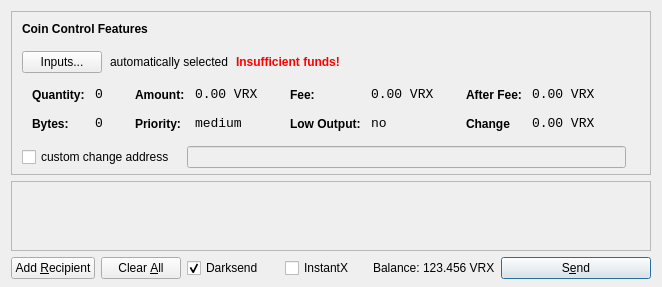
<?xml version="1.0" encoding="UTF-8"?>
<ui version="4.0">
 <class>SendCoinsDialog</class>
 <widget class="QDialog" name="SendCoinsDialog">
  <property name="geometry">
   <rect>
    <x>0</x>
    <y>0</y>
    <width>150</width>
    <height>100</height>
   </rect>
  </property>
  <property name="windowTitle">
   <string>Send Coins</string>
  </property>
  <layout class="QVBoxLayout" name="verticalLayout" stretch="0,1,0">
   <property name="bottomMargin">
    <number>8</number>
   </property>
   <item>
    <widget class="QFrame" name="frameCoinControl">
     <property name="sizePolicy">
      <sizepolicy hsizetype="Expanding" vsizetype="Expanding">
       <horstretch>0</horstretch>
       <verstretch>0</verstretch>
      </sizepolicy>
     </property>
     <property name="maximumSize">
      <size>
       <width>16777215</width>
       <height>16777215</height>
      </size>
     </property>
     <property name="frameShape">
      <enum>QFrame::StyledPanel</enum>
     </property>
     <property name="frameShadow">
      <enum>QFrame::Sunken</enum>
     </property>
     <layout class="QVBoxLayout" name="verticalLayoutCoinControl2">
      <property name="spacing">
       <number>-1</number>
      </property>
      <property name="leftMargin">
       <number>0</number>
      </property>
      <property name="topMargin">
       <number>0</number>
      </property>
      <property name="rightMargin">
       <number>0</number>
      </property>
      <property name="bottomMargin">
       <number>6</number>
      </property>
      <item>
       <layout class="QVBoxLayout" name="verticalLayoutCoinControl" stretch="0,0,0,0,1">
        <property name="spacing">
         <number>0</number>
        </property>
        <property name="leftMargin">
         <number>10</number>
        </property>
        <property name="topMargin">
         <number>10</number>
        </property>
        <item>
         <layout class="QHBoxLayout" name="horizontalLayoutCoinControl1">
          <property name="bottomMargin">
           <number>15</number>
          </property>
          <item>
           <widget class="QLabel" name="labelCoinControlFeatures">
            <property name="sizePolicy">
             <sizepolicy hsizetype="Preferred" vsizetype="Maximum">
              <horstretch>0</horstretch>
              <verstretch>0</verstretch>
             </sizepolicy>
            </property>
            <property name="font">
             <font>
              <weight>75</weight>
              <bold>true</bold>
             </font>
            </property>
            <property name="styleSheet">
             <string notr="true">font-weight:bold;</string>
            </property>
            <property name="text">
             <string>Coin Control Features</string>
            </property>
           </widget>
          </item>
         </layout>
        </item>
        <item>
         <layout class="QHBoxLayout" name="horizontalLayoutCoinControl2" stretch="0,0,0,0">
          <property name="spacing">
           <number>8</number>
          </property>
          <property name="bottomMargin">
           <number>10</number>
          </property>
          <item>
           <widget class="QPushButton" name="pushButtonCoinControl">
            <property name="styleSheet">
             <string notr="true"/>
            </property>
            <property name="text">
             <string>Inputs...</string>
            </property>
           </widget>
          </item>
          <item>
           <widget class="QLabel" name="labelCoinControlAutomaticallySelected">
            <property name="text">
             <string>automatically selected</string>
            </property>
            <property name="margin">
             <number>5</number>
            </property>
           </widget>
          </item>
          <item>
           <widget class="QLabel" name="labelCoinControlInsuffFunds">
            <property name="font">
             <font>
              <weight>75</weight>
              <bold>true</bold>
             </font>
            </property>
            <property name="styleSheet">
             <string notr="true">color:red;font-weight:bold;</string>
            </property>
            <property name="text">
             <string>Insufficient funds!</string>
            </property>
            <property name="margin">
             <number>5</number>
            </property>
           </widget>
          </item>
          <item>
           <spacer name="horizontalSpacerCoinControl">
            <property name="orientation">
             <enum>Qt::Horizontal</enum>
            </property>
            <property name="sizeHint" stdset="0">
             <size>
              <width>40</width>
              <height>1</height>
             </size>
            </property>
           </spacer>
          </item>
         </layout>
        </item>
        <item>
         <widget class="QWidget" name="widgetCoinControl" native="true">
          <property name="sizePolicy">
           <sizepolicy hsizetype="Preferred" vsizetype="Preferred">
            <horstretch>0</horstretch>
            <verstretch>0</verstretch>
           </sizepolicy>
          </property>
          <property name="minimumSize">
           <size>
            <width>0</width>
            <height>0</height>
           </size>
          </property>
          <property name="styleSheet">
           <string notr="true"/>
          </property>
          <layout class="QHBoxLayout" name="horizontalLayoutCoinControl5">
           <property name="margin">
            <number>0</number>
           </property>
           <item>
            <layout class="QHBoxLayout" name="horizontalLayoutCoinControl3" stretch="0,0,0,1">
             <property name="spacing">
              <number>20</number>
             </property>
             <property name="topMargin">
              <number>0</number>
             </property>
             <property name="bottomMargin">
              <number>10</number>
             </property>
             <item>
              <layout class="QFormLayout" name="formLayoutCoinControl1">
               <property name="horizontalSpacing">
                <number>10</number>
               </property>
               <property name="verticalSpacing">
                <number>14</number>
               </property>
               <property name="leftMargin">
                <number>10</number>
               </property>
               <property name="topMargin">
                <number>4</number>
               </property>
               <property name="rightMargin">
                <number>6</number>
               </property>
               <item row="0" column="0">
                <widget class="QLabel" name="labelCoinControlQuantityText">
                 <property name="styleSheet">
                  <string notr="true">font-weight:bold;</string>
                 </property>
                 <property name="text">
                  <string>Quantity:</string>
                 </property>
                 <property name="margin">
                  <number>0</number>
                 </property>
                </widget>
               </item>
               <item row="0" column="1">
                <widget class="QLabel" name="labelCoinControlQuantity">
                 <property name="font">
                  <font>
                   <family>Monospace</family>
                   <pointsize>10</pointsize>
                  </font>
                 </property>
                 <property name="cursor">
                  <cursorShape>IBeamCursor</cursorShape>
                 </property>
                 <property name="contextMenuPolicy">
                  <enum>Qt::ActionsContextMenu</enum>
                 </property>
                 <property name="text">
                  <string>0</string>
                 </property>
                 <property name="margin">
                  <number>0</number>
                 </property>
                 <property name="textInteractionFlags">
                  <set>Qt::LinksAccessibleByMouse|Qt::TextSelectableByKeyboard|Qt::TextSelectableByMouse</set>
                 </property>
                </widget>
               </item>
               <item row="1" column="0">
                <widget class="QLabel" name="labelCoinControlBytesText">
                 <property name="styleSheet">
                  <string notr="true">font-weight:bold;</string>
                 </property>
                 <property name="text">
                  <string>Bytes:</string>
                 </property>
                </widget>
               </item>
               <item row="1" column="1">
                <widget class="QLabel" name="labelCoinControlBytes">
                 <property name="font">
                  <font>
                   <family>Monospace</family>
                   <pointsize>10</pointsize>
                  </font>
                 </property>
                 <property name="cursor">
                  <cursorShape>IBeamCursor</cursorShape>
                 </property>
                 <property name="contextMenuPolicy">
                  <enum>Qt::ActionsContextMenu</enum>
                 </property>
                 <property name="text">
                  <string>0</string>
                 </property>
                 <property name="textInteractionFlags">
                  <set>Qt::LinksAccessibleByMouse|Qt::TextSelectableByKeyboard|Qt::TextSelectableByMouse</set>
                 </property>
                </widget>
               </item>
              </layout>
             </item>
             <item>
              <layout class="QFormLayout" name="formLayoutCoinControl2">
               <property name="horizontalSpacing">
                <number>10</number>
               </property>
               <property name="verticalSpacing">
                <number>14</number>
               </property>
               <property name="leftMargin">
                <number>6</number>
               </property>
               <property name="topMargin">
                <number>4</number>
               </property>
               <property name="rightMargin">
                <number>6</number>
               </property>
               <item row="0" column="0">
                <widget class="QLabel" name="labelCoinControlAmountText">
                 <property name="styleSheet">
                  <string notr="true">font-weight:bold;</string>
                 </property>
                 <property name="text">
                  <string>Amount:</string>
                 </property>
                 <property name="margin">
                  <number>0</number>
                 </property>
                </widget>
               </item>
               <item row="0" column="1">
                <widget class="QLabel" name="labelCoinControlAmount">
                 <property name="font">
                  <font>
                   <family>Monospace</family>
                   <pointsize>10</pointsize>
                  </font>
                 </property>
                 <property name="cursor">
                  <cursorShape>IBeamCursor</cursorShape>
                 </property>
                 <property name="contextMenuPolicy">
                  <enum>Qt::ActionsContextMenu</enum>
                 </property>
                 <property name="text">
                  <string>0.00 VRX</string>
                 </property>
                 <property name="textInteractionFlags">
                  <set>Qt::LinksAccessibleByMouse|Qt::TextSelectableByKeyboard|Qt::TextSelectableByMouse</set>
                 </property>
                </widget>
               </item>
               <item row="1" column="0">
                <widget class="QLabel" name="labelCoinControlPriorityText">
                 <property name="styleSheet">
                  <string notr="true">font-weight:bold;</string>
                 </property>
                 <property name="text">
                  <string>Priority:</string>
                 </property>
                </widget>
               </item>
               <item row="1" column="1">
                <widget class="QLabel" name="labelCoinControlPriority">
                 <property name="font">
                  <font>
                   <family>Monospace</family>
                   <pointsize>10</pointsize>
                  </font>
                 </property>
                 <property name="cursor">
                  <cursorShape>IBeamCursor</cursorShape>
                 </property>
                 <property name="contextMenuPolicy">
                  <enum>Qt::ActionsContextMenu</enum>
                 </property>
                 <property name="text">
                  <string>medium</string>
                 </property>
                 <property name="textInteractionFlags">
                  <set>Qt::LinksAccessibleByMouse|Qt::TextSelectableByKeyboard|Qt::TextSelectableByMouse</set>
                 </property>
                </widget>
               </item>
              </layout>
             </item>
             <item>
              <layout class="QFormLayout" name="formLayoutCoinControl3">
               <property name="horizontalSpacing">
                <number>10</number>
               </property>
               <property name="verticalSpacing">
                <number>14</number>
               </property>
               <property name="leftMargin">
                <number>6</number>
               </property>
               <property name="topMargin">
                <number>4</number>
               </property>
               <property name="rightMargin">
                <number>6</number>
               </property>
               <item row="0" column="0">
                <widget class="QLabel" name="labelCoinControlFeeText">
                 <property name="styleSheet">
                  <string notr="true">font-weight:bold;</string>
                 </property>
                 <property name="text">
                  <string>Fee:</string>
                 </property>
                 <property name="margin">
                  <number>0</number>
                 </property>
                </widget>
               </item>
               <item row="0" column="1">
                <widget class="QLabel" name="labelCoinControlFee">
                 <property name="font">
                  <font>
                   <family>Monospace</family>
                   <pointsize>10</pointsize>
                  </font>
                 </property>
                 <property name="cursor">
                  <cursorShape>IBeamCursor</cursorShape>
                 </property>
                 <property name="contextMenuPolicy">
                  <enum>Qt::ActionsContextMenu</enum>
                 </property>
                 <property name="text">
                  <string>0.00 VRX</string>
                 </property>
                 <property name="textInteractionFlags">
                  <set>Qt::LinksAccessibleByMouse|Qt::TextSelectableByKeyboard|Qt::TextSelectableByMouse</set>
                 </property>
                </widget>
               </item>
               <item row="1" column="0">
                <widget class="QLabel" name="labelCoinControlLowOutputText">
                 <property name="styleSheet">
                  <string notr="true">font-weight:bold;</string>
                 </property>
                 <property name="text">
                  <string>Low Output:</string>
                 </property>
                </widget>
               </item>
               <item row="1" column="1">
                <widget class="QLabel" name="labelCoinControlLowOutput">
                 <property name="font">
                  <font>
                   <family>Monospace</family>
                   <pointsize>10</pointsize>
                  </font>
                 </property>
                 <property name="cursor">
                  <cursorShape>IBeamCursor</cursorShape>
                 </property>
                 <property name="contextMenuPolicy">
                  <enum>Qt::ActionsContextMenu</enum>
                 </property>
                 <property name="text">
                  <string>no</string>
                 </property>
                 <property name="textInteractionFlags">
                  <set>Qt::LinksAccessibleByMouse|Qt::TextSelectableByKeyboard|Qt::TextSelectableByMouse</set>
                 </property>
                </widget>
               </item>
              </layout>
             </item>
             <item>
              <layout class="QFormLayout" name="formLayoutCoinControl4">
               <property name="horizontalSpacing">
                <number>10</number>
               </property>
               <property name="verticalSpacing">
                <number>14</number>
               </property>
               <property name="leftMargin">
                <number>6</number>
               </property>
               <property name="topMargin">
                <number>4</number>
               </property>
               <property name="rightMargin">
                <number>6</number>
               </property>
               <item row="0" column="0">
                <widget class="QLabel" name="labelCoinControlAfterFeeText">
                 <property name="styleSheet">
                  <string notr="true">font-weight:bold;</string>
                 </property>
                 <property name="text">
                  <string>After Fee:</string>
                 </property>
                 <property name="margin">
                  <number>0</number>
                 </property>
                </widget>
               </item>
               <item row="0" column="1">
                <widget class="QLabel" name="labelCoinControlAfterFee">
                 <property name="font">
                  <font>
                   <family>Monospace</family>
                   <pointsize>10</pointsize>
                  </font>
                 </property>
                 <property name="cursor">
                  <cursorShape>IBeamCursor</cursorShape>
                 </property>
                 <property name="contextMenuPolicy">
                  <enum>Qt::ActionsContextMenu</enum>
                 </property>
                 <property name="text">
                  <string>0.00 VRX</string>
                 </property>
                 <property name="textInteractionFlags">
                  <set>Qt::LinksAccessibleByMouse|Qt::TextSelectableByKeyboard|Qt::TextSelectableByMouse</set>
                 </property>
                </widget>
               </item>
               <item row="1" column="0">
                <widget class="QLabel" name="labelCoinControlChangeText">
                 <property name="styleSheet">
                  <string notr="true">font-weight:bold;</string>
                 </property>
                 <property name="text">
                  <string>Change</string>
                 </property>
                </widget>
               </item>
               <item row="1" column="1">
                <widget class="QLabel" name="labelCoinControlChange">
                 <property name="font">
                  <font>
                   <family>Monospace</family>
                   <pointsize>10</pointsize>
                  </font>
                 </property>
                 <property name="cursor">
                  <cursorShape>IBeamCursor</cursorShape>
                 </property>
                 <property name="contextMenuPolicy">
                  <enum>Qt::ActionsContextMenu</enum>
                 </property>
                 <property name="text">
                  <string>0.00 VRX</string>
                 </property>
                 <property name="textInteractionFlags">
                  <set>Qt::LinksAccessibleByMouse|Qt::TextSelectableByKeyboard|Qt::TextSelectableByMouse</set>
                 </property>
                </widget>
               </item>
              </layout>
             </item>
            </layout>
           </item>
          </layout>
         </widget>
        </item>
        <item>
         <layout class="QHBoxLayout" name="horizontalLayoutCoinControl4" stretch="0,0,0">
          <property name="spacing">
           <number>12</number>
          </property>
          <property name="sizeConstraint">
           <enum>QLayout::SetDefaultConstraint</enum>
          </property>
          <property name="topMargin">
           <number>5</number>
          </property>
          <property name="rightMargin">
           <number>5</number>
          </property>
          <item>
           <widget class="QCheckBox" name="checkBoxCoinControlChange">
            <property name="text">
             <string>custom change address</string>
            </property>
           </widget>
          </item>
          <item>
           <widget class="QLineEdit" name="lineEditCoinControlChange">
            <property name="enabled">
             <bool>false</bool>
            </property>
            <property name="sizePolicy">
             <sizepolicy hsizetype="Expanding" vsizetype="Fixed">
              <horstretch>0</horstretch>
              <verstretch>0</verstretch>
             </sizepolicy>
            </property>
           </widget>
          </item>
          <item>
           <widget class="QLabel" name="labelCoinControlChangeLabel">
            <property name="sizePolicy">
             <sizepolicy hsizetype="Preferred" vsizetype="Expanding">
              <horstretch>0</horstretch>
              <verstretch>0</verstretch>
             </sizepolicy>
            </property>
            <property name="minimumSize">
             <size>
              <width>0</width>
              <height>0</height>
             </size>
            </property>
            <property name="text">
             <string/>
            </property>
            <property name="margin">
             <number>3</number>
            </property>
           </widget>
          </item>
         </layout>
        </item>
        <item>
         <spacer name="verticalSpacerCoinControl">
          <property name="orientation">
           <enum>Qt::Vertical</enum>
          </property>
          <property name="sizeHint" stdset="0">
           <size>
            <width>100</width>
            <height>1</height>
           </size>
          </property>
         </spacer>
        </item>
       </layout>
      </item>
     </layout>
    </widget>
   </item>
   <item>
    <widget class="QScrollArea" name="scrollArea">
     <property name="widgetResizable">
      <bool>true</bool>
     </property>
     <widget class="QWidget" name="scrollAreaWidgetContents">
      <property name="geometry">
       <rect>
        <x>0</x>
        <y>0</y>
        <width>130</width>
        <height>165</height>
       </rect>
      </property>
      <layout class="QVBoxLayout" name="verticalLayout_2">
       <property name="margin">
        <number>0</number>
       </property>
       <item>
        <layout class="QVBoxLayout" name="entries">
         <property name="spacing">
          <number>6</number>
         </property>
        </layout>
       </item>
       <item>
        <spacer name="verticalSpacer">
         <property name="orientation">
          <enum>Qt::Vertical</enum>
         </property>
         <property name="sizeHint" stdset="0">
          <size>
           <width>20</width>
           <height>40</height>
          </size>
         </property>
        </spacer>
       </item>
      </layout>
     </widget>
    </widget>
   </item>
   <item>
    <layout class="QHBoxLayout" name="horizontalLayout">
     <item>
      <widget class="QPushButton" name="addButton">
       <property name="toolTip">
        <string>Send to multiple recipients at once</string>
       </property>
       <property name="text">
        <string>Add &amp;Recipient</string>
       </property>
       <property name="autoDefault">
        <bool>false</bool>
       </property>
      </widget>
     </item>
     <item>
      <widget class="QPushButton" name="clearButton">
       <property name="sizePolicy">
        <sizepolicy hsizetype="Minimum" vsizetype="Fixed">
         <horstretch>0</horstretch>
         <verstretch>0</verstretch>
        </sizepolicy>
       </property>
       <property name="toolTip">
        <string>Remove all transaction fields</string>
       </property>
       <property name="text">
        <string>Clear &amp;All</string>
       </property>
       <property name="autoRepeatDelay">
        <number>300</number>
       </property>
       <property name="autoDefault">
        <bool>false</bool>
       </property>
      </widget>
     </item>
     <item>
      <layout class="QHBoxLayout" name="horizontalLayout_2">
       <property name="spacing">
        <number>3</number>
       </property>
        <item>
        <widget class="QCheckBox" name="checkUseDarksend">
         <property name="minimumSize">
          <size>
           <width>95</width>
           <height>0</height>
          </size>
         </property>
         <property name="text">
          <string>Darksend</string>
         </property>
         <property name="checked">
          <bool>true</bool>
         </property>
        </widget>
       </item>
       <item>
        <widget class="QCheckBox" name="checkInstantX">
         <property name="enabled">
          <bool>true</bool>
         </property>
         <property name="minimumSize">
          <size>
           <width>85</width>
           <height>0</height>
          </size>
         </property>
         <property name="text">
          <string>InstantX</string>
         </property>
        </widget>
       </item>
       <item>
        <widget class="QLabel" name="label">
         <property name="sizePolicy">
          <sizepolicy hsizetype="Preferred" vsizetype="Fixed">
           <horstretch>0</horstretch>
           <verstretch>0</verstretch>
          </sizepolicy>
         </property>
         <property name="text">
          <string>Balance:</string>
         </property>
        </widget>
       </item>
       <item>
        <widget class="QLabel" name="labelBalance">
         <property name="sizePolicy">
          <sizepolicy hsizetype="Preferred" vsizetype="Fixed">
           <horstretch>0</horstretch>
           <verstretch>0</verstretch>
          </sizepolicy>
         </property>
         <property name="cursor">
          <cursorShape>IBeamCursor</cursorShape>
         </property>
         <property name="text">
          <string>123.456 VRX</string>
         </property>
         <property name="textInteractionFlags">
          <set>Qt::LinksAccessibleByMouse|Qt::TextSelectableByKeyboard|Qt::TextSelectableByMouse</set>
         </property>
        </widget>
       </item>
      </layout>
     </item>
     <item>
      <spacer name="horizontalSpacer">
       <property name="orientation">
        <enum>Qt::Horizontal</enum>
       </property>
       <property name="sizeHint" stdset="0">
        <size>
         <width>40</width>
         <height>20</height>
        </size>
       </property>
      </spacer>
     </item>
     <item>
      <widget class="QPushButton" name="sendButton">
       <property name="minimumSize">
        <size>
         <width>150</width>
         <height>0</height>
        </size>
       </property>
       <property name="toolTip">
        <string>Confirm the send action</string>
       </property>
       <property name="text">
        <string>S&amp;end</string>
       </property>
       <property name="icon">
        <iconset resource="../bitcoin.qrc">
         <normaloff>:/icons/send</normaloff>:/icons/send</iconset>
       </property>
       <property name="default">
        <bool>true</bool>
       </property>
      </widget>
     </item>
    </layout>
   </item>
  </layout>
 </widget>
 <resources>
  <include location="../bitcoin.qrc"/>
 </resources>
 <connections/>
</ui>
